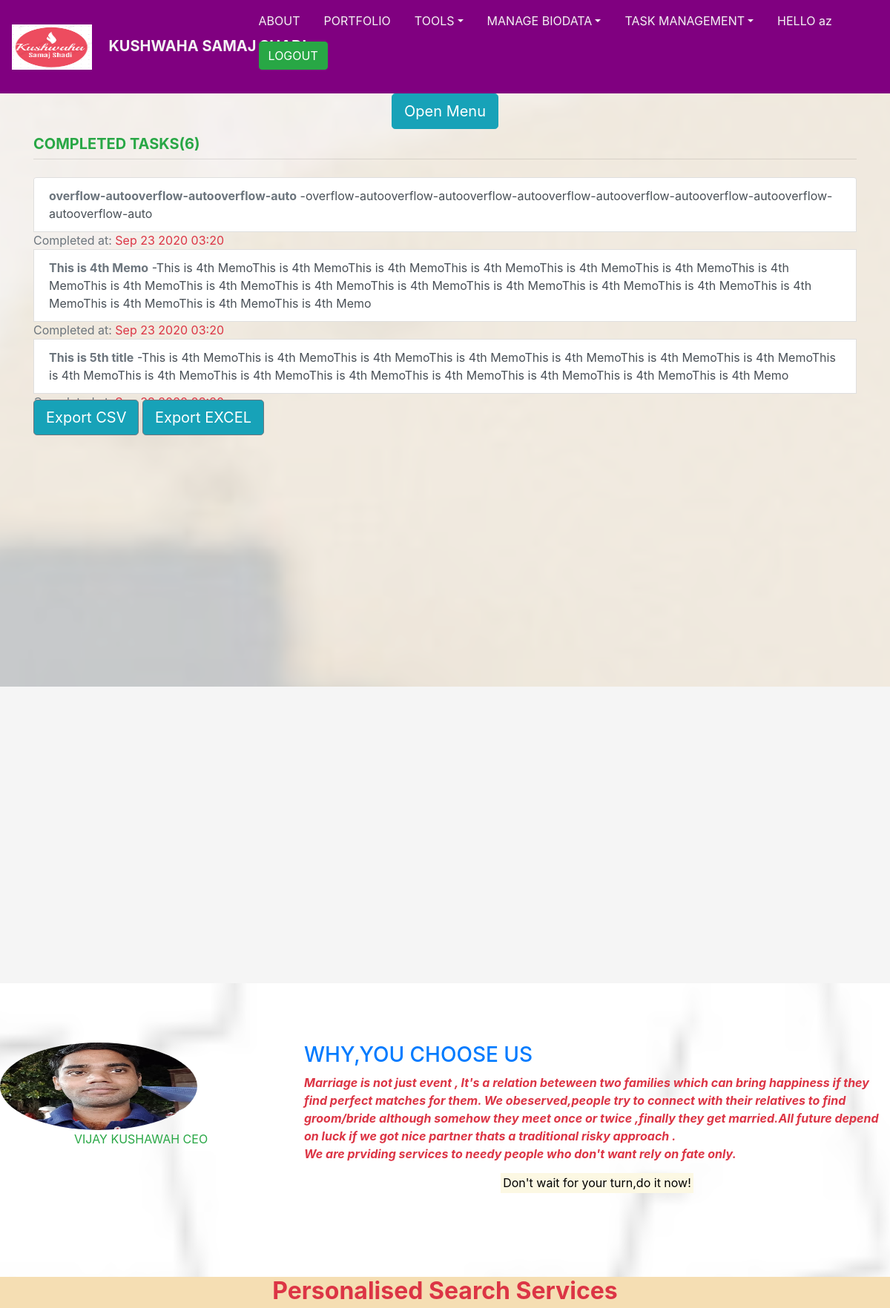
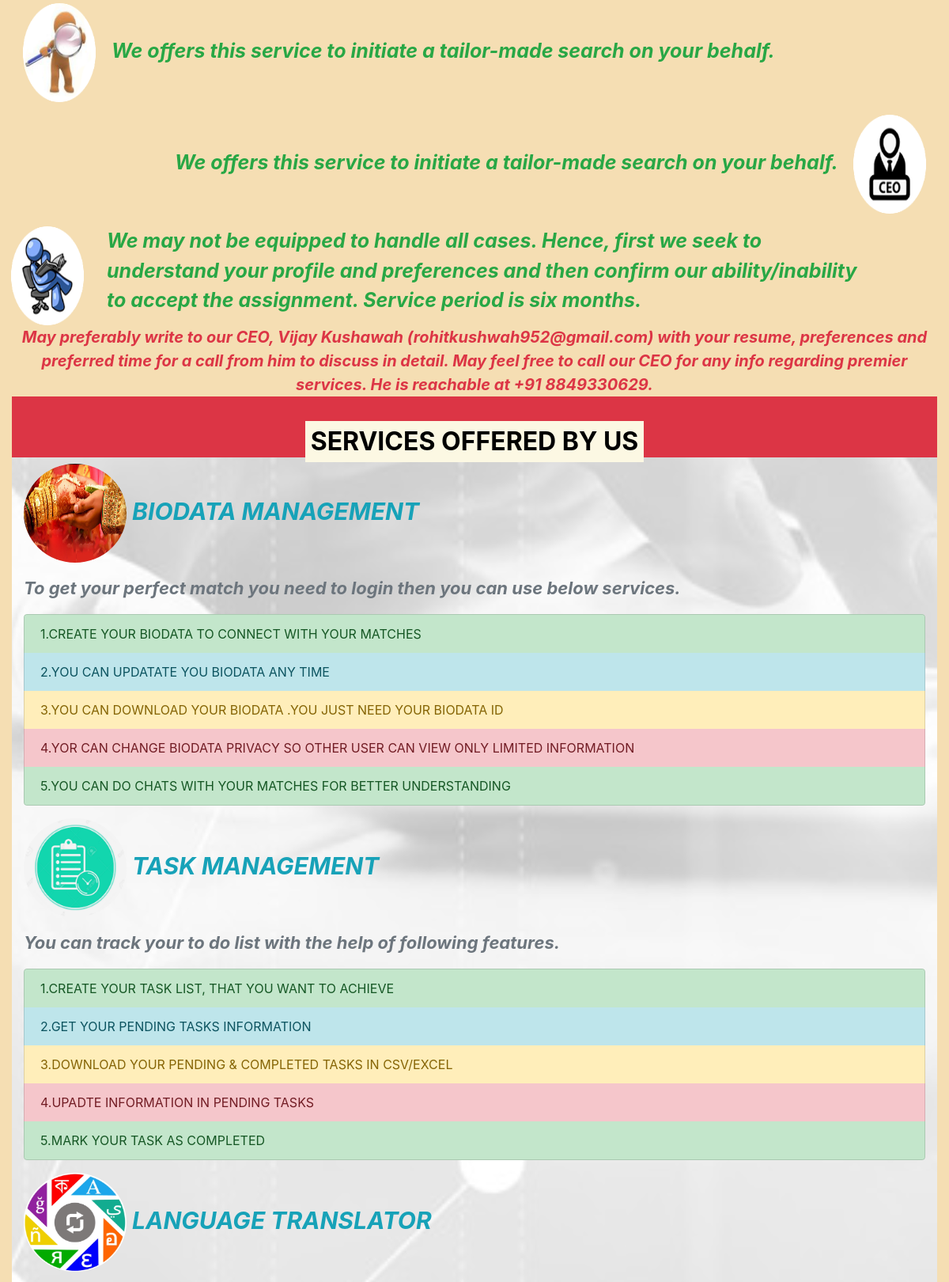
The page /completed/ (signed in, upper part) on the database its author committed (2 pictures, top to bottom).
### todo/models.py (models this page shows, shortened)
class Todo(models.Model):
    title=models.CharField(max_length=100)
    memo=models.TextField(blank=True)
    created = models.DateTimeField(auto_now_add=True)
    datecompleted = models.DateTimeField(null=True)
    important = models.BooleanField(default=False)
    user = models.ForeignKey(User,on_delete=models.CASCADE)

### todo/views.py (the view)
# urls.py: path('completed/',views.completedtodos,name='completedtodos'),
@login_required
def completedtodos(request):
    todos = Todo.objects.filter(user=request.user,datecompleted__isnull=False).order_by('-datecompleted')
    return render(request,'todo/completedtodos.html',{'todos':todos})

### todo/templates/todo/completedtodos.html
{% extends 'todo/base.html' %}
{% block content %}
<div class="overlay">
  <div class="container">
        <div class="row justify-content-center">
          <div class="col-12">
              <div class="toggle"> {% include 'todo/modelpopuptodo.html' %} </div>
            <h5 class="mt-2 text-success font-weight-bold">COMPLETED TASKS({{todos|length}})</h5>
                      <hr class="mt-0 mb-4">
<ol class="list-group">
  {%  for todo in todos %}
  <li class="list-group-item list-group-item-action">{% if todo.important %}<span class="text-dark">{% endif %}<span class="bg-gradient-success text-muted font-weight-bold">{{todo.title}}</span>
    {% if todo.important %}</span>{% endif %}
  {% if todo.memo %}
  -<span class="text-">{{todo.memo}}</span>
  {% endif %}
  </li>
<span class="text-secondary">Completed at:
  <span class="text-danger">{{ todo.datecompleted|date:'M j Y H:i' }}</span>
</span>
  {% endfor %}
  </ol>
  <button class="btn btn-outline-secondary btn-lg bg-info "><a target="_blank" style="text-decoration:none;color:#ffffff;" href="{% url 'exportcompledatatodo' %}">Export CSV</a></button>
  <button class="btn btn-outline-secondary btn-lg bg-info "><a target="_blank" style="text-decoration:none;color:#ffffff;" href="{% url 'exportexcelcompledatatodo' %}">Export EXCEL</a></button>
  </div></div></div></div>
{% endblock %}

### todo/templates/todo/base.html (shortened to what this page needs)
<link rel="stylesheet" href="https://stackpath.bootstrapcdn.com/bootstrap/4.5.2/css/bootstrap.min.css">
  <link rel="stylesheet" href="http://fortawesome.github.io/Font-Awesome/assets/font-awesome/css/font-awesome.css">
<link rel="stylesheet" href="https://cdnjs.cloudflare.com/ajax/libs/font-awesome/4.7.0/css/font-awesome.min.css">
 <link rel="stylesheet" href="https://stackpath.bootstrapcdn.com/bootstrap/4.1.3/css/bootstrap.min.css">
{% load static %}
 <link rel="stylesheet" type="text/css" href="{% static 'todo/css/main.css' %}">
 <nav class="navbar navbar-expand-lg  ">
 <a class="navbar-brand " href="{% url 'home' %}"><img src="{% static 'todo/logo.PNG' %}" width="35%" height="61px">&nbsp &nbsp  <b clss="nav-link">KUSHWAHA SAMAJ SHADI</b></a>
<div class="collapse navbar-collapse " id="navbarSupportedContent">     <ul class="nav navbar-nav mr-4">
 <li class="nav-item">
     <a class="nav-link" data-value="about" href="{% url 'abouttodo' %}">ABOUT</a>        </li>
<li class="nav-item">
    <a class="nav-link " data-value="portfolio"href="{% url 'portfoliotodo' %}">PORTFOLIO</a>
 </li>
 <li class="nav-item dropdown">
     <a class="nav-link dropdown-toggle" data-toggle="dropdown" data-value="portfolio" href="#">TOOLS</a>
  </li>
  <li class="nav-item dropdown">
      <a class="nav-link dropdown-toggle" data-toggle="dropdown" data-value="portfolio" href="#">MANAGE BIODATA</a>
   </li>
 {% if user.is_authenticated %}
 <li class="nav-item dropdown">
     <a class="nav-link dropdown-toggle" data-toggle="dropdown" data-value="portfolio" href="#">TASK MANAGEMENT</a>
  </li>
  <li class="nav-item "><a class="nav-link " data-value="blog" href="{% url 'myprofiletodo' %}">HELLO {{user.username}}</a></li>
 <li class="nav-item">
  <a class="nav-link " data-value="contact" href="{% url 'completedtodos' %}"><form  action="{% url 'logoutuser' %}" method="POST">
    <button type="submit" class="btn btn-success">LOGOUT</button>
  </form></a>       </li>
</ul>
 {% endif %}
</div></nav>
<div class="content overflow-auto" id="content" style="background-image: url('{% static 'todo/background2.jpg' %}');background-attachment: fixed;
 background-size: cover;
 background-position: center;">
{% block content %}{% endblock %}
</div>
{% include 'todo/slidershow2.html' %}
{% include 'todo/ceobase.html' %}
{% include 'todo/personalizedservicebase.html' %}
{% include 'todo/ourservicebase.html' %}
{% include 'todo/footer.html' %}

### todo/static/todo/css/main.css (style rules this page uses)
.navbar { background:#800080;position:relative; }
.content { min-height:100%;position:relative; }
.nav-link , .navbar-brand { color: #f4f4f4; cursor: pointer; }
.nav-link { margin-right: 1em !important; }
.navbar-collapse { justify-content: flex-end; }
.overlay { position: absolute; min-height: 100%; min-width: 100%; left: 0; top: 0; background: rgba(244, 244, 244, 0.79); }
.list-group { max-height: 300px; margin-bottom: 10px; overflow:scroll; -webkit-overflow-scrolling: touch; }

### rows shown on the page
Todo: title "overflow-autooverflow-autooverflow-auto", memo "overflow-autooverflow-autooverflow-autooverflow-autooverflow-autooverflow-autooverflow-autooverflow-auto", datecompleted "Sep 23 2020 03:20"
Todo: title "This is 4th Memo", memo "This is 4th MemoThis is 4th MemoThis is 4th MemoThis is 4th MemoThis is 4th MemoThis is 4th MemoThis is 4th MemoThis is 4th MemoThis is 4th MemoThis is 4th MemoThis is 4th MemoThis is 4th MemoThis is 4th MemoThis is 4th MemoThis is 4th MemoThis is 4th MemoThis is 4th MemoThis is 4th Memo", datecompleted "Sep 23 2020 03:20"
Todo: title "This is 5th title", memo "This is 4th MemoThis is 4th MemoThis is 4th MemoThis is 4th MemoThis is 4th MemoThis is 4th MemoThis is 4th MemoThis is 4th MemoThis is 4th MemoThis is 4th MemoThis is 4th MemoThis is 4th MemoThis is 4th MemoThis is 4th MemoThis is 4th Memo"

### other values the page prints
{{ user.username }} "az"
{{ todos|length }} "6"
